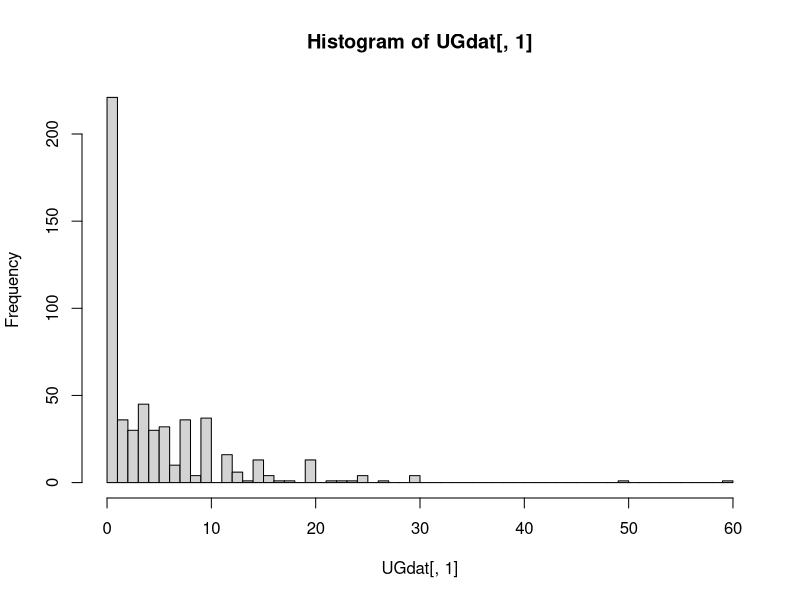

This chart was generated by the following R code:
## ---- chunk 1
setwd("G:\\math\\661")
dat<-read.csv("sex.csv")
dat<-data.frame(
	  (rep(dat$Response,2)),
	c(dat$Male,dat$Female),
	as.factor(c(rep(1,nrow(dat)),rep(0,nrow(dat))))	)
names(dat)<-c("response","counts","gender")
str(dat)
cbind(head(dat) ,tail(dat))



dat.fit<-glm(response ~ gender, family=poisson, weights=counts, data=dat) 
summary(dat.fit)



tab<-cbind(dat[which(dat$gender == 0),],dat[which(dat$gender == 1 ),-1])
tab<-tab[,c(1,2,4)];tab[19,2]<-sum(tab[19:nrow(tab),2]);
tab[19,3]<-sum(tab[19:nrow(tab),3]);tab<-tab[1:19,]
names(tab)[2:3]<-c("Female","Male")
tab 
c(sum(tab[,2]),sum(tab[,1]*tab[,2]));    sum(tab[,1]*tab[,2])/sum(tab[,2])
sum( tab[,2]*((tab[,1]- 4.183871 )^2) ) / ( sum(tab[,2]) -1)

c(sum(tab[,3]),sum(tab[,1]*tab[,3]));    sum(tab[,1]*tab[,3])/sum(tab[,3])
sum( tab[,3]*((tab[,1]- 4.183871 )^2) ) / ( sum(tab[,3]) -1)


1-pchisq(3985.7,43)
## ---- chunk 2
library(MASS)
nb.fit<-glm.nb(response ~ gender, weights=counts, data=dat)
summary(nb.fit)

UGdat<-as.data.frame(lapply(dat, function(x,p) rep(x,p), dat[["counts"]]))
hist(UGdat[,1], breaks = seq(0,60,by=1))
